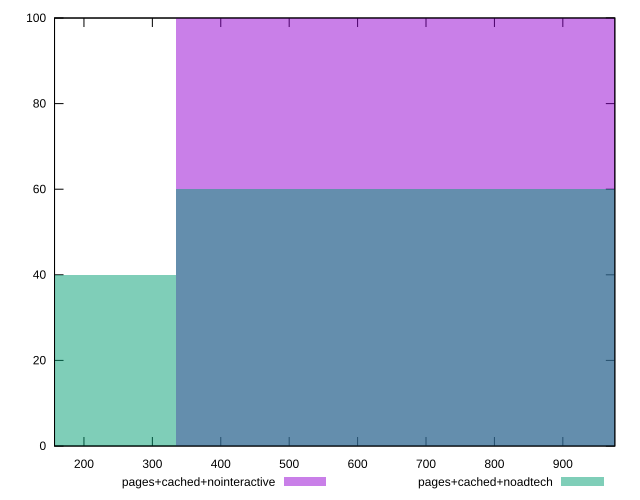

Source code (gnuplot):
reset
set terminal svg size 640, 500
set output "reprap/render-blocking-resources/comparison/histogram/3_vs_4.svg"

$pagesCachedNointeractive <<EOF
723.8539069614701 100
EOF

$pagesCachedNoadtech <<EOF
723.8539069614701 60
0 40
EOF

set key outside below
set boxwidth 723.8539069614701
set yrange [0:100]
set style fill transparent solid 0.5 noborder

plot \
  $pagesCachedNointeractive title "pages+cached+nointeractive" with boxes, \
  $pagesCachedNoadtech title "pages+cached+noadtech" with boxes, \


reset
